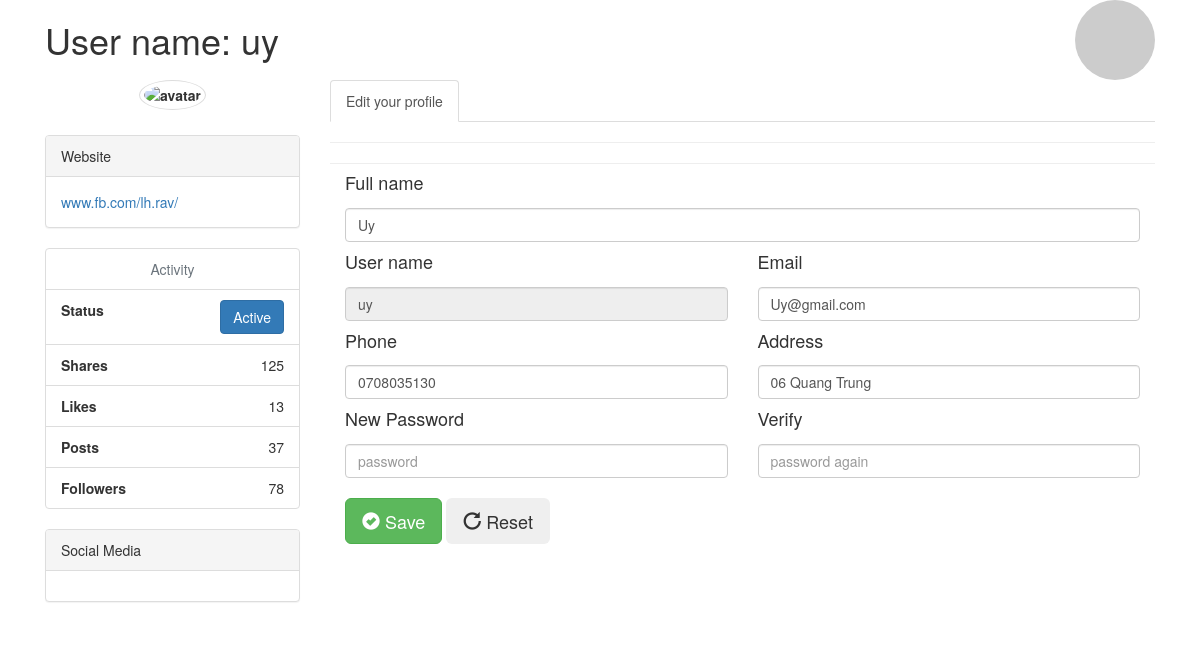
Page /view/profile.php (signed in) on the committed database.
### tables this page shows
CREATE TABLE `tbl_guess` (
  `id` int(10) UNSIGNED NOT NULL,
  `full_name` varchar(150) NOT NULL,
  `email` varchar(150) NOT NULL,
  `username` varchar(150) NOT NULL,
  `address` varchar(255) NOT NULL,
  `password` varchar(255) NOT NULL,
  `phone` varchar(20) NOT NULL,
  `status` text DEFAULT NULL
);

### view/profile.php (the view, shortened to what this page needs)
<?php include('../config/constants.php'); ?>
<?php
    $username = $_SESSION['guess'];
    $sql = "SELECT * FROM tbl_guess WHERE username='$username'";
    $res = mysqli_query($conn, $sql);
    $row=mysqli_fetch_assoc($res);
    $full_name = $row['full_name'];
    $phone = $row['phone'];
    $email = $row['email'];
    $address = $row['address'];
    $status = $row['status'];
    $username = $row['username'];
?>
<!DOCTYPE html>
<html>
<head>
    <link href="//maxcdn.bootstrapcdn.com/bootstrap/4.1.1/css/bootstrap.min.css" rel="stylesheet" id="bootstrap-css">
    <link href="//maxcdn.bootstrapcdn.com/bootstrap/4.0.0/css/bootstrap.min.css" rel="stylesheet" id="bootstrap-css">
    <link rel="stylesheet" href="https://maxcdn.bootstrapcdn.com/bootstrap/3.3.7/css/bootstrap.min.css">
</head>
<body>
    <div class="container">
        <div class="row">
            <div class="col-sm-10">
                <h1>User name:
                    <?php
                        echo $_SESSION['guess'];
                    ?>
                </h1>
            </div>
            <div class="col-sm-2"><a href="index.php" class="pull-right"><img title="profile image" class="img-circle img-responsive" src="http://www.gravatar.com/avatar/28fd20ccec6865e2d5f0e1f4446eb7bf?s=100"></a></div>
        </div>
        <div class="row">
            <div class="col-sm-3">
                <div class="text-center">
                    <label for="avatar">
                    <img src="http://ssl.gstatic.com/accounts/ui/avatar_2x.png" class="avatar img-circle img-thumbnail" alt="avatar">
                    </label>
                </div>
                </hr><br>
                <div class="panel panel-default">
                    <div class="panel-heading">Website <i class="fa fa-link fa-1x"></i></div>
                    <div class="panel-body"><a href="https://www.facebook.com/lh.rav/">www.fb.com/lh.rav/</a></div>
                </div>
                <form action="" method="POST" class="text-center">
                <ul class="list-group">
                    <li class="list-group-item text-muted">Activity <i class="fa fa-dashboard fa-1x"></i></li>
                    <li class="list-group-item text-right">
                        <span class="pull-left">
                        <strong>Status</strong></span>
                            <button class="btn btn-primary" id="status" name="submitStt" type="submit">
                                <?php echo $status;
                                ?>
                            </button>
                    </li>
                    <li class="list-group-item text-right"><span class="pull-left"><strong>Shares</strong></span> 125</li>
                    <li class="list-group-item text-right"><span class="pull-left"><strong>Likes</strong></span> 13</li>
                    <li class="list-group-item text-right"><span class="pull-left"><strong>Posts</strong></span> 37</li>
                    <li class="list-group-item text-right"><span class="pull-left"><strong>Followers</strong></span> 78</li>
                </ul>
                </form>
                <div class="panel panel-default">
                    <div class="panel-heading">Social Media</div>
                    <div class="panel-body">
                    </div>
                </div>
            </div>
            <div class="col-sm-9">
                <ul class="nav nav-tabs">
                    <li class="active"><a data-toggle="tab" href="#home">Edit your profile</a></li>
                </ul>
                <div class="tab-content">
                    <div class="tab-pane active" id="home">
                        <hr>
                        <form class="form" action="##" method="post" id="registrationForm">
                            <div class="form-group">
                                <div class="col-xs-12">
                                    <label for="full_name">
                                        <h4>Full name</h4>
                                    </label>
                                    <input type="text" class="form-control" name="full_name" id="full_name" placeholder="full name" title="enter your full name." value="<?php
                                        echo $full_name;
                                    ?>">
                                </div>
                            </div>
                            <div class="form-group">
                                <div class="col-xs-6">
                                    <label for="username">
                                        <h4>User name</h4>
                                    </label>
                                    <input readonly="readonly" type="text" class="form-control" name="username" id="username" placeholder="User name" title="enter username." value="<?php
                                        echo $username;
                                    ?>">
                                </div>
                            </div>
                            <div class="form-group">
                                <div class="col-xs-6">
                                    <label for="email">
                                        <h4>Email</h4>
                                    </label>
                                    <input type="email" class="form-control" name="email" id="email" placeholder="you@email.com" title="enter your email." value="<?php
                                        echo $email;
                                    ?>">
                                </div>
                            </div>
                            <div class="form-group">
                                <div class="col-xs-6">
                                    <label for="phone">
                                        <h4>Phone</h4>
                                    </label>
                                    <input type="number" class="form-control" name="phone" id="phone" placeholder="enter phone" title="enter your phone number." value="<?php
                                        echo $phone;
                                    ?>">
                                </div>
                            </div>
                            <div class="form-group">
                                <div class="col-xs-6">
                                    <label for="Address">
                                        <h4>Address</h4>
                                    </label>
                                    <input name="address" class="form-control" id="Address" placeholder="somewhere" title="enter a location" value="<?php
                                        echo $address;
                                    ?>">
                                </div>
                            </div>
                            <div class="form-group">
                                <div class="col-xs-6">
                                    <label for="password">
                                        <h4>New Password</h4>
                                    </label>
                                    <input type="password" class="form-control" name="password" id="password" placeholder="password" title="enter your password.">
                                </div>
                            </div>
                            <div class="form-group">
                                <div class="col-xs-6">
                                    <label for="password2">
                                        <h4>Verify</h4>
                                    </label>
                                    <input type="password" class="form-control" name="password_re" id="password_re" placeholder="password again" title="enter your password2.">
                                </div>
                            </div>
                            <div class="form-group">
                                <div class="col-xs-12">
                                    <br>
                                    <button class="btn btn-lg btn-success" type="submit" name="submit"><i class="glyphicon glyphicon-ok-sign"></i> Save</button>
                                    <button class="btn btn-lg" type="reset"><i class="glyphicon glyphicon-repeat"></i> Reset</button>
                                </div>
                            </div>
                        </form>
                        <hr>
                    </div>
                </div>
            </div>
        </div>
    </div>
</body>
</html>

### rows in the picture
tbl_guess: status "Active", full_name "Uy", username "uy", email "Uy@gmail.com", phone "0708035130", address "06 Quang Trung"

### other values in the picture
$_SESSION['guess'] "uy"
